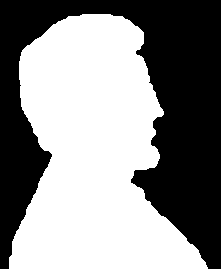
#> input picture Experiment_6/Lincoln.tif, 221 x 269 px
$ jupyter execute '(c)_Boundary_Extraction.ipynb'
#> lines starting #> are read from the running program, lines starting #| are printed output that depends on the picture; after the words box and inside, x2 and y2 are one past the last pixel; in counts of white or black regions, pixels touching at a corner belong together
#> `image = cv2.imread('Lincoln.tif',cv2.IMREAD_GRAYSCALE)`: image: shape (269, 221); 54.6% white; 1 black region, box (x1, y1, x2, y2) and area: (0, 0, 221, 269) 26994
[cell 1]
import matplotlib.pyplot as plt
import numpy as np
import cv2

# Function of Erosion Operation

[cell 2]
def erosion(image, struct_element):
    eroted_image = image.copy()
    height, width = image.shape
#> height = 269; width = 221
    struct_element = struct_element * 255
    offset = struct_element.shape[0] // 2

    for r in range(height):
        for c in range(width):
            fit = True
            for x in range(-offset, offset+1):
                for y in range(-offset, offset+1):
                    sr = x+offset
                    sc = y+offset
                    if(r+x >= 0 and r+x < height and c+y >= 0 and c+y < width):
                        if(struct_element[sr,sc] and image[r+x, c+y] != struct_element[sr,sc]):
                            fit  = False
                    elif(struct_element[sr,sc]):
                        fit = False

            eroted_image[r,c] = 255 if fit else 0
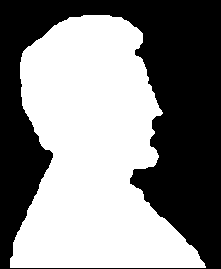
#> eroted_image: shape (269, 221); 52.8% white; 1 black region, box (x1, y1, x2, y2) and area: (0, 0, 221, 269) 28074


    return np.uint8(eroted_image)

# Boundary Extraction

[cell 3]
def boundary_extraction(eroted_image, original_image):
    return original_image - eroted_image
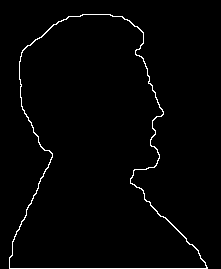
#> returned value: shape (269, 221); 1.8% white in thin lines or dots, all inside (x1, y1, x2, y2) = (9, 14, 208, 269)

# Create Structuring Element

[cell 4]
struct_element_size = 3
struct_element = np.ones((struct_element_size,struct_element_size))

# Load Image

[cell 5]
image = cv2.imread('Lincoln.tif',cv2.IMREAD_GRAYSCALE)
#image = cv2.resize(image, (512,512))

eroted_image = erosion(image, struct_element)
extracted_image = boundary_extraction(eroted_image, image)

plt.Figure(figsize=(14,10))

plt.subplot(1,3,1)
plt.imshow(image, cmap='gray')
plt.title('Original Image')

plt.subplot(1,3,2)
plt.imshow(eroted_image, cmap='gray')
plt.title('Image After Erosion')

plt.subplot(1,3,3)
plt.imshow(extracted_image, cmap='gray')
plt.title('Boundary Extraction')


plt.subplots_adjust(wspace=1.5)


plt.show()
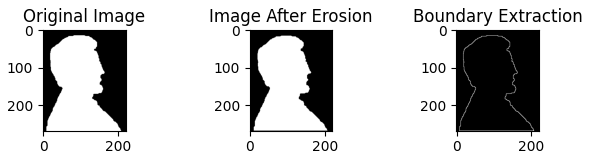
#> figure drawn by matplotlib, 3 panels

$ run again, with Experiment_6/Noisy_Fingerprint.tif copied over Experiment_6/Lincoln.tif
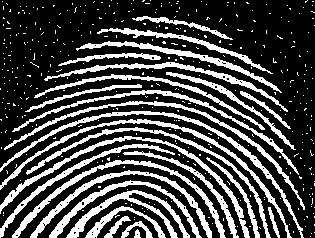
#> input picture Experiment_6/Noisy_Fingerprint.tif, 315 x 238 px
#> image: shape (238, 315); 28.5% white; 414 white regions (387 under 20 px), largest, box (x1, y1, x2, y2) and area: (0, 111, 304, 238) 1388, (0, 136, 250, 238) 1372, (0, 119, 292, 238) 1337
#> after the loop in erosion, `for r in range(height):`:
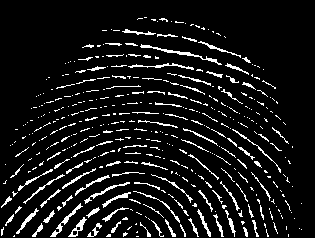
#> eroted_image: shape (238, 315); 8.8% white in thin lines or dots, all inside (x1, y1, x2, y2) = (1, 17, 302, 237)
#> `plt.show()`:
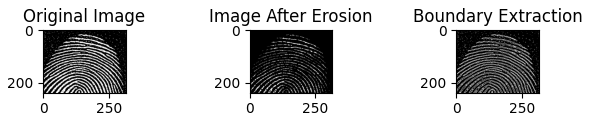
#> figure drawn by matplotlib, 3 panels

$ run again, with Experiment_6/region_filling.tif copied over Experiment_6/Lincoln.tif
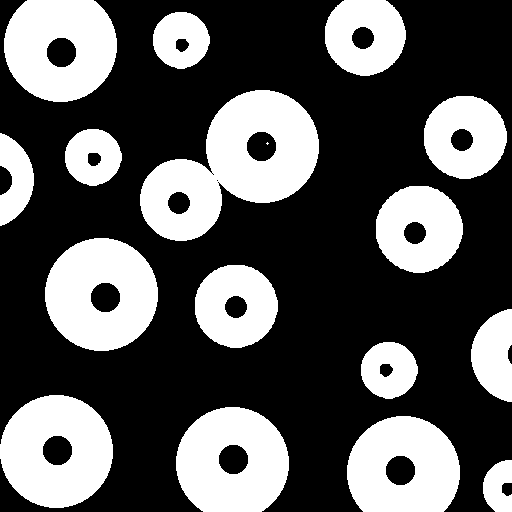
#> input picture Experiment_6/region_filling.tif, 512 x 512 px
#> image: shape (512, 512); 35.3% white; 17 white regions (1 under 20 px), largest, box (x1, y1, x2, y2) and area: (140, 90, 319, 241) 14240, (45, 238, 158, 351) 9332, (0, 395, 113, 508) 9332
#> after the loop in erosion, `for r in range(height):`:
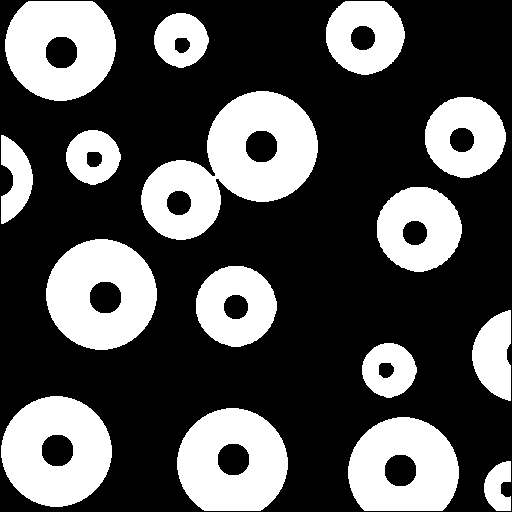
#> eroted_image: shape (512, 512); 32.7% white; 16 white regions, largest, box (x1, y1, x2, y2) and area: (141, 91, 318, 240) 13268, (46, 239, 157, 350) 8764, (1, 396, 112, 507) 8764
#> `plt.show()`:
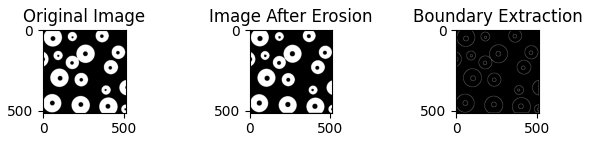
#> figure drawn by matplotlib, 3 panels
